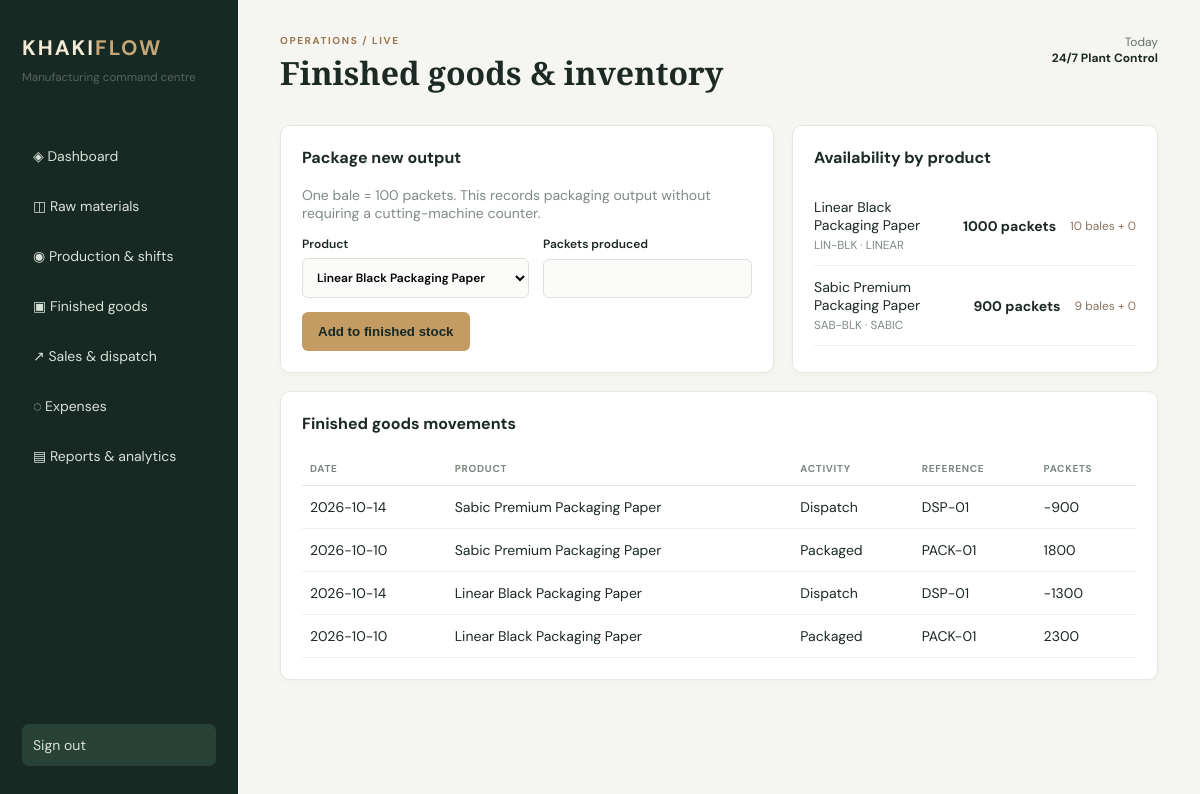
The app's page /finished-goods (signed in) with its own data.
### models.py (models this page shows)
class Product(db.Model):
    id = db.Column(db.Integer, primary_key=True); sku = db.Column(db.String(20), unique=True, nullable=False); name = db.Column(db.String(80), nullable=False); quality = db.Column(db.String(10), nullable=False); price_per_packet = db.Column(db.Float, nullable=False)

class FinishedMovement(db.Model):
    id = db.Column(db.Integer, primary_key=True); product_id = db.Column(db.Integer, db.ForeignKey('product.id'), nullable=False); movement_date = db.Column(db.Date, nullable=False); movement_type = db.Column(db.String(20), nullable=False); packets = db.Column(db.Integer, nullable=False); reference = db.Column(db.String(40), nullable=False); product = db.relationship('Product')

### app.py (the view)
 @app.route('/finished-goods',methods=['GET','POST'])
 def finished_goods():
  if request.method=='POST': db.session.add(FinishedMovement(product_id=int(request.form['product_id']),movement_date=date.today(),movement_type='Packaged',packets=int(request.form['packets']),reference='PACK-MANUAL')); db.session.commit(); flash('Finished packets added to stock.','success'); return redirect(url_for('finished_goods'))
  return render_template('finished_goods.html',products=Product.query.all(),moves=FinishedMovement.query.order_by(FinishedMovement.id.desc()).limit(12).all())

### app.py (called while the page is built)
def product_stock(pid): return sum(x.packets for x in FinishedMovement.query.filter_by(product_id=pid))

### templates/finished_goods.html
{%extends 'base.html'%}{%set title='Finished goods & inventory'%}{%block content%}<section class="grid two"><article><h2>Package new output</h2><p class="muted">One bale = 100 packets. This records packaging output without requiring a cutting-machine counter.</p><form method="post" class="formgrid"><label>Product<select name="product_id">{%for p in products%}<option value="{{p.id}}">{{p.name}}</option>{%endfor%}</select></label><label>Packets produced<input type="number" min="1" name="packets" required></label><button>Add to finished stock</button></form></article><article><h2>Availability by product</h2>{%for p in products%}<div class="stockline"><span>{{p.name}}<small>{{p.sku}} · {{p.quality}}</small></span><b>{{product_stock(p.id)}} packets</b><em>{{product_stock(p.id)//100}} bales + {{product_stock(p.id)%100}}</em></div>{%endfor%}</article></section><article><h2>Finished goods movements</h2><table><tr><th>Date</th><th>Product</th><th>Activity</th><th>Reference</th><th>Packets</th></tr>{%for x in moves%}<tr><td>{{x.movement_date}}</td><td>{{x.product.name}}</td><td>{{x.movement_type}}</td><td>{{x.reference}}</td><td>{{x.packets}}</td></tr>{%endfor%}</table></article>{%endblock%}

### static/style.css (style rules this page uses)
* { box-sizing:border-box }
body { margin:0;background:#f5f6f1;color:#1d2925;font:14px 'DM Sans',sans-serif }
.kpis>div,article { background:#fff;border:1px solid #e5e8e1;border-radius:10px;padding:21px;box-shadow:0 2px 5px #17292308 }
.kpis small,.muted,small { color:#7e8b84 }
.grid { display:grid;gap:18px;margin-bottom:18px }
.two { grid-template-columns:1.35fr 1fr }
h2 { margin:0 0 18px;font-size:16px }
.stockline { display:grid;grid-template-columns:1fr auto auto;gap:14px;align-items:center;padding:12px 0;border-bottom:1px solid #edf0eb }
.stockline small { display:block;margin-top:3px }
.stockline em { font-style:normal;color:#8a7461;font-size:12px;text-align:right }
table { width:100%;border-collapse:collapse;text-align:left }
th { font-size:10px;text-transform:uppercase;letter-spacing:.7px;color:#7c887f;padding:10px 8px;border-bottom:1px solid #dfe5dc }
td { padding:12px 8px;border-bottom:1px solid #eef0ec }
.formgrid { display:grid;grid-template-columns:1fr 1fr;gap:14px }
.formgrid label { display:grid;gap:6px;font-size:12px;font-weight:600 }
input,select { border:1px solid #dce2da;border-radius:6px;padding:10px;font:inherit;background:#fbfcfa }
button { border:0;border-radius:6px;background:#c49b62;color:#172923;padding:12px 16px;font-weight:bold;cursor:pointer;width:max-content }

### records on screen
Product: name "Linear Black Packaging Paper", sku "LIN-BLK", quality "LINEAR"
FinishedMovement: packets.packets "1000", packets.packets "10", product_stock(p.id)%100 "0", movement_date "2026-10-10", product.name "Linear Black Packaging Paper", movement_type "Packaged", reference "PACK-01", packets "2300"
Product: name "Sabic Premium Packaging Paper", sku "SAB-BLK", quality "SABIC"
FinishedMovement: packets.packets "900", packets.packets "9", product_stock(p.id)%100 "0", movement_date "2026-10-10", product.name "Sabic Premium Packaging Paper", movement_type "Packaged", reference "PACK-01", packets "1800"
FinishedMovement: movement_date "2026-10-14", product.name "Sabic Premium Packaging Paper", movement_type "Dispatch", reference "DSP-01", packets "-900"
FinishedMovement: movement_date "2026-10-14", product.name "Linear Black Packaging Paper", movement_type "Dispatch", reference "DSP-01", packets "-1300"

### other values on screen
{{ title|default('Business overview') }} "Finished goods & inventory"
{{ now|default('Today') }} "Today"
form field product_id "Linear Black Packaging Paper"
